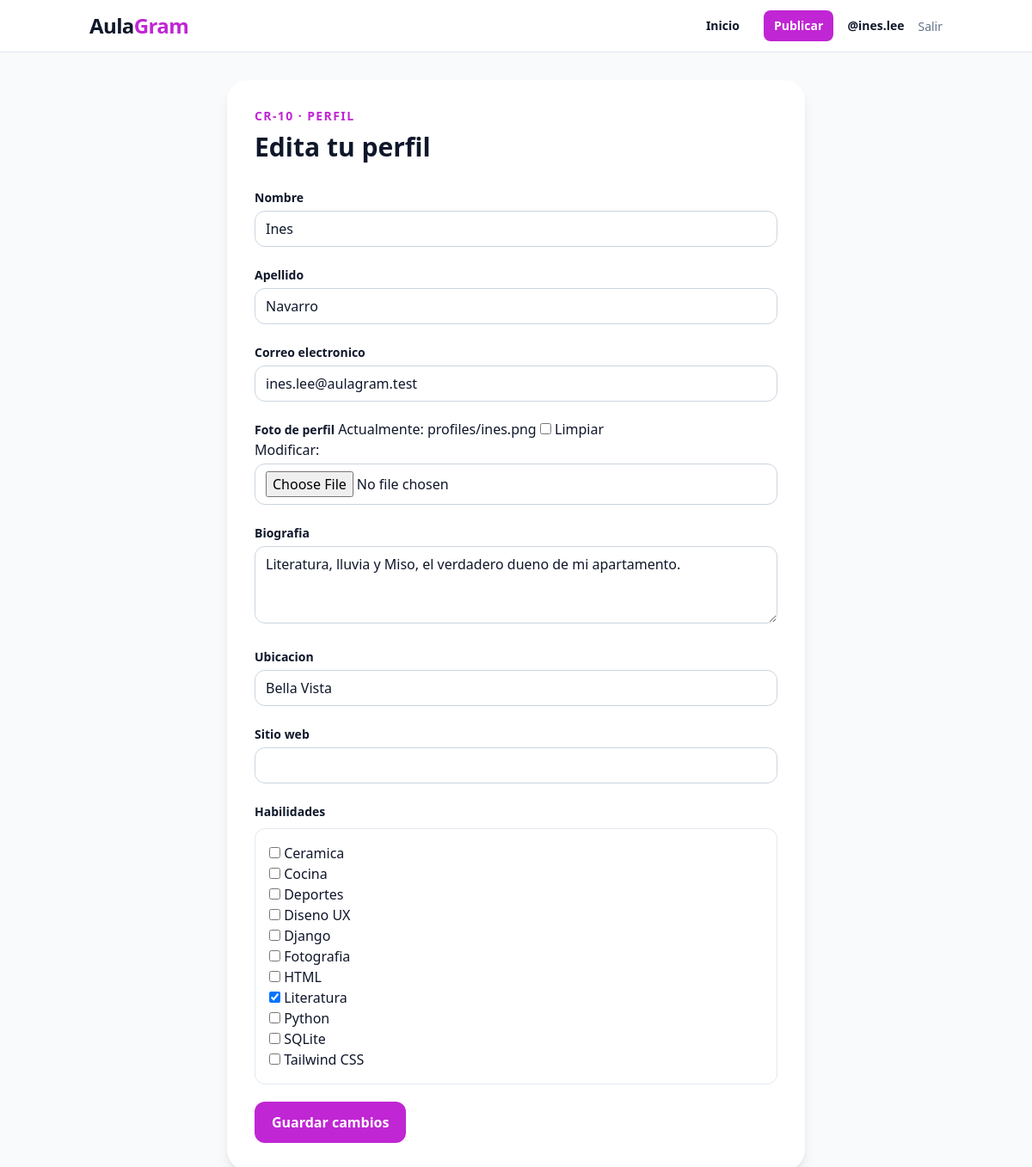
Page /cuentas/perfil/editar/ (signed in) on the committed database.
### accounts/models.py (models this page shows, shortened)
class User(AbstractUser):
    class Role(models.TextChoices):
        ADMIN = "ADMIN", "Administrador"
        CREATOR = "CREATOR", "Creador"
        MEMBER = "MEMBER", "Usuario"
    email = models.EmailField("correo electronico", unique=True)
    role = models.CharField(
        "rol", max_length=10, choices=Role.choices, default=Role.MEMBER
    )
    @property
    def can_manage_users(self):
        return self.is_superuser or self.role == self.Role.ADMIN

class Profile(models.Model):
    user = models.OneToOneField(User, on_delete=models.CASCADE, related_name="profile")
    avatar = models.ImageField("foto de perfil", upload_to="profiles/", blank=True)
    bio = models.CharField("biografia", max_length=160, blank=True)
    location = models.CharField("ubicacion", max_length=80, blank=True)
    website = models.URLField("sitio web", blank=True)
    skills = models.ManyToManyField(Skill, verbose_name="habilidades", blank=True)

### accounts/views.py (the view)
# urls.py: path("perfil/editar/", views.profile_edit, name="profile_edit"),
@login_required
@transaction.atomic
def profile_edit(request):
    user_form = UserUpdateForm(request.POST or None, instance=request.user)
    profile_form = ProfileForm(
        request.POST or None, request.FILES or None, instance=request.user.profile
    )
    if request.method == "POST" and user_form.is_valid() and profile_form.is_valid():
        user_form.save()
        profile_form.save()
        messages.success(request, "Perfil actualizado correctamente.")
        return redirect("accounts:profile", username=request.user.username)
    return render(
        request,
        "accounts/profile_edit.html",
        {"user_form": user_form, "profile_form": profile_form},
    )

### accounts/forms.py
class UserUpdateForm(StyledFormMixin, forms.ModelForm):
    class Meta:
        model = User
        fields = ("first_name", "last_name", "email")
        labels = {"first_name": "Nombre", "last_name": "Apellido"}
    def __init__(self, *args, **kwargs):
        super().__init__(*args, **kwargs)
        self.apply_styles()

class ProfileForm(StyledFormMixin, forms.ModelForm):
    class Meta:
        model = Profile
        fields = ("avatar", "bio", "location", "website", "skills")
        widgets = {
            "bio": forms.Textarea(attrs={"rows": 3}),
            "skills": forms.CheckboxSelectMultiple(),
        }
    def __init__(self, *args, **kwargs):
        super().__init__(*args, **kwargs)
        self.apply_styles()

### accounts/forms.py (called while the page is built)
    def apply_styles(self):
        for field in self.fields.values():
            if not isinstance(field.widget, forms.CheckboxSelectMultiple):
                field.widget.attrs["class"] = INPUT_CLASS

### accounts/models.py (called while the page is built)
    def __str__(self):
        return self.name

### templates/accounts/profile_edit.html (shortened to what this page needs)
{% extends "base.html" %}
{% block content %}
<div class="mx-auto max-w-2xl rounded-3xl bg-white p-8 shadow-lg">
    <p class="text-sm font-bold uppercase tracking-widest text-fuchsia-600">CR-10 · Perfil</p>
    <h1 class="mt-2 text-3xl font-black">Edita tu perfil</h1>
    <form method="post" enctype="multipart/form-data" class="mt-7 space-y-5">
        {% for field in user_form %}<div><label class="text-sm font-semibold" for="{{ field.id_for_label }}">{{ field.label }}</label>{{ field }}</div>{% endfor %}
        {% for field in profile_form %}
            <fieldset><label class="text-sm font-semibold" for="{{ field.id_for_label }}">{{ field.label }}</label>
                {% if field.name == 'skills' %}<div class="mt-2 grid grid-cols-2 gap-2 rounded-xl border border-slate-200 p-4 sm:grid-cols-3">{{ field }}</div>{% else %}{{ field }}{% endif %}
            </fieldset>
        {% endfor %}
        <button class="rounded-xl bg-fuchsia-600 px-5 py-3 font-bold text-white">Guardar cambios</button>
    </form>
</div>
{% endblock %}

### templates/base.html (shortened to what this page needs)
<!doctype html>
<html lang="es">
<head>
    <script src="https://cdn.tailwindcss.com"></script>
</head>
<body class="min-h-screen bg-slate-50 text-slate-900">
    <nav class="sticky top-0 z-20 border-b border-slate-200 bg-white/95 backdrop-blur">
        <div class="mx-auto flex max-w-5xl items-center justify-between px-4 py-3">
            <a href="{% url 'posts:home' %}" class="text-2xl font-black tracking-tight">
                Aula<span class="text-fuchsia-600">Gram</span>
            </a>
            {% if user.is_authenticated %}
                <div class="flex items-center gap-2 sm:gap-4">
                    <a href="{% url 'posts:feed' %}" class="rounded-lg px-3 py-2 text-sm font-semibold hover:bg-slate-100">Inicio</a>
                    <a href="{% url 'posts:create' %}" class="rounded-lg bg-fuchsia-600 px-3 py-2 text-sm font-semibold text-white hover:bg-fuchsia-700">Publicar</a>
                    <a href="{% url 'accounts:profile' user.username %}" class="text-sm font-bold">@{{ user.username }}</a>
                    <form method="post" action="{% url 'accounts:logout' %}">
                        <button class="text-sm text-slate-500 hover:text-slate-900">Salir</button>
                    </form>
                </div>
            {% endif %}
        </div>
    </nav>
    <main class="mx-auto max-w-5xl px-4 py-8">
        {% block content %}{% endblock %}
    </main>
</body>
</html>

### rows in the picture
User: username "ines.lee", user_form "Ines" "Navarro" "ines.lee@aulagram.test"
Profile: profile_form "Literatura, lluvia y Miso, el verdadero dueno de mi apartamento." "Bella Vista"

### other values in the picture
{{ field.label }} "Nombre" "Apellido" "Correo electronico"
{{ field.label }} "Foto de perfil" "Biografia" "Ubicacion" "Sitio web" "Habilidades"
